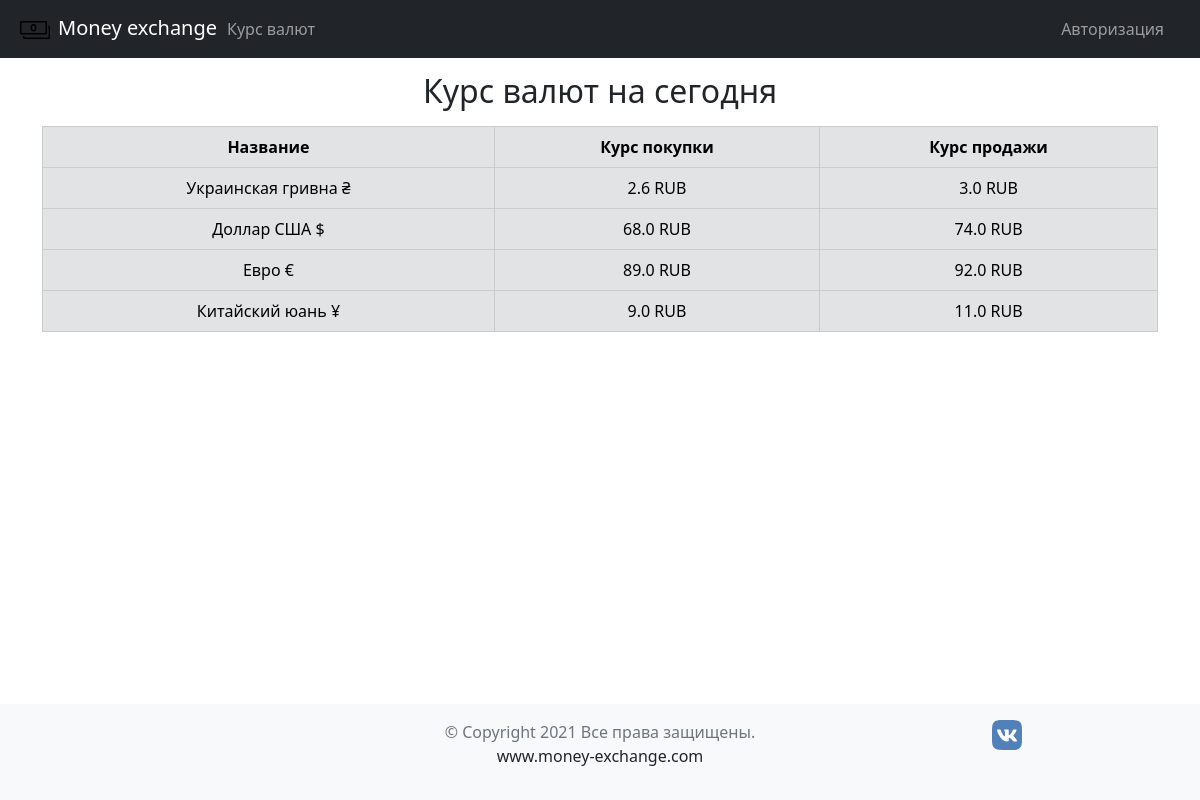
Page /rate/ on the committed database.
### currency/models.py (models this page shows, shortened)
class Currency(models.Model):
    name = models.CharField(
        max_length=30, unique=True,
        verbose_name='Наименование'
        )
    short_name = models.CharField(
        max_length=20, unique=True,
        verbose_name='Короткое наименование'
        )
    symbol = models.CharField(
        max_length=20, unique=True,
        verbose_name='Символ'
        )
    rate_sell = models.FloatField(
        default=1, verbose_name='Курс продажи'
        )
    rate_buy = models.FloatField(
        default=1, verbose_name='Курс покупки')
    class Meta():
        verbose_name = 'Валюта'
        verbose_name_plural = 'Валюта'

### currency/views.py (the view)
# urls.py: path('', views.currency_rate, name='currency_rate'),
def currency_rate(request):
    rates = Currency.objects.all()
    return render(request, 'rate.html', context={'rates': rates})

### templates/rate.html (shortened to what this page needs)
{% extends "base.html" %}
{% block content %}
<h2 class="mt-4 text-center">Курс валют на сегодня</h2>
<div class="container mt-3">
  <table class="table table-secondary table-bordered text-center mt-3">
    <thead>
      <tr>
        <th scope="col">Название</th>
        <th scope="col">Курс покупки</th>
        <th scope="col">Курс продажи</th>
      </tr>
    </thead>
    <tbody>
      {% for rate in rates %}
      <tr>
        <td>{{rate.name}} {{rate.symbol}}</td>
        <td>{{rate.rate_buy}} RUB</td>
        <td>{{rate.rate_sell}} RUB</td>
      </tr>
      {% endfor %}
    </tbody>
  </table>
</div>
{% endblock content %}

### rows in the picture
Currency: name "Украинская гривна", symbol "₴", rate_buy "2.6", rate_sell "3.0"
Currency: name "Доллар США", symbol "$", rate_buy "68.0", rate_sell "74.0"
Currency: name "Евро", symbol "€", rate_buy "89.0", rate_sell "92.0"
Currency: name "Китайский юань", symbol "¥", rate_buy "9.0", rate_sell "11.0"
